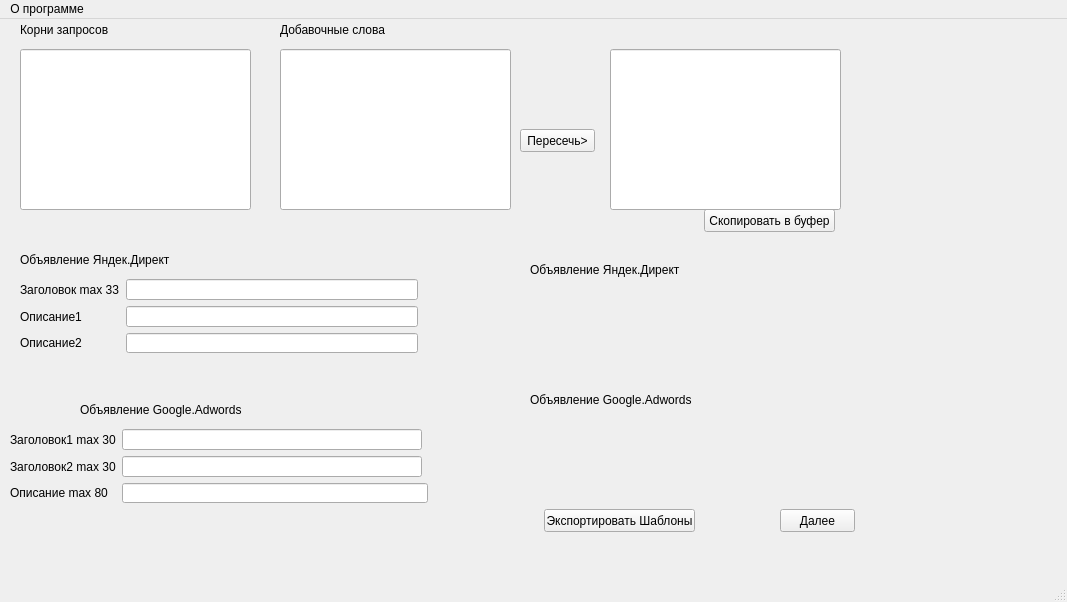
<?xml version="1.0" encoding="UTF-8"?>
<ui version="4.0">
 <class>MainWindow</class>
 <widget class="QMainWindow" name="MainWindow">
  <property name="geometry">
   <rect>
    <x>0</x>
    <y>0</y>
    <width>1067</width>
    <height>602</height>
   </rect>
  </property>
  <property name="windowTitle">
   <string>MainWindow</string>
  </property>
  <widget class="QWidget" name="centralwidget">
   <widget class="QPushButton" name="pushButton">
    <property name="geometry">
     <rect>
      <x>520</x>
      <y>110</y>
      <width>75</width>
      <height>23</height>
     </rect>
    </property>
    <property name="text">
     <string>Пересечь&gt;</string>
    </property>
   </widget>
   <widget class="QPushButton" name="pushButton_2">
    <property name="geometry">
     <rect>
      <x>704</x>
      <y>190</y>
      <width>131</width>
      <height>23</height>
     </rect>
    </property>
    <property name="text">
     <string>Скопировать в буфер</string>
    </property>
   </widget>
   <widget class="QLineEdit" name="lineEdit">
    <property name="geometry">
     <rect>
      <x>20</x>
      <y>30</y>
      <width>231</width>
      <height>161</height>
     </rect>
    </property>
   </widget>
   <widget class="QLineEdit" name="lineEdit_2">
    <property name="geometry">
     <rect>
      <x>280</x>
      <y>30</y>
      <width>231</width>
      <height>161</height>
     </rect>
    </property>
   </widget>
   <widget class="QLineEdit" name="lineEdit_3">
    <property name="geometry">
     <rect>
      <x>610</x>
      <y>30</y>
      <width>231</width>
      <height>161</height>
     </rect>
    </property>
   </widget>
   <widget class="QLabel" name="label">
    <property name="geometry">
     <rect>
      <x>20</x>
      <y>230</y>
      <width>171</width>
      <height>21</height>
     </rect>
    </property>
    <property name="text">
     <string>Объявление Яндек.Директ</string>
    </property>
   </widget>
   <widget class="QLabel" name="label_3">
    <property name="geometry">
     <rect>
      <x>20</x>
      <y>0</y>
      <width>201</width>
      <height>21</height>
     </rect>
    </property>
    <property name="text">
     <string>Корни запросов</string>
    </property>
   </widget>
   <widget class="QLabel" name="label_4">
    <property name="geometry">
     <rect>
      <x>280</x>
      <y>0</y>
      <width>201</width>
      <height>21</height>
     </rect>
    </property>
    <property name="text">
     <string>Добавочные слова</string>
    </property>
   </widget>
   <widget class="QLabel" name="label_8">
    <property name="geometry">
     <rect>
      <x>530</x>
      <y>240</y>
      <width>171</width>
      <height>21</height>
     </rect>
    </property>
    <property name="text">
     <string>Объявление Яндек.Директ</string>
    </property>
   </widget>
   <widget class="QLabel" name="view_yd_title">
    <property name="geometry">
     <rect>
      <x>530</x>
      <y>260</y>
      <width>31</width>
      <height>21</height>
     </rect>
    </property>
    <property name="text">
     <string/>
    </property>
   </widget>
   <widget class="QLabel" name="view_yd_descript2">
    <property name="geometry">
     <rect>
      <x>530</x>
      <y>290</y>
      <width>31</width>
      <height>21</height>
     </rect>
    </property>
    <property name="text">
     <string/>
    </property>
   </widget>
   <widget class="QLabel" name="view_adw_descript">
    <property name="geometry">
     <rect>
      <x>520</x>
      <y>440</y>
      <width>31</width>
      <height>21</height>
     </rect>
    </property>
    <property name="text">
     <string/>
    </property>
   </widget>
   <widget class="QLabel" name="label_12">
    <property name="geometry">
     <rect>
      <x>80</x>
      <y>380</y>
      <width>171</width>
      <height>21</height>
     </rect>
    </property>
    <property name="text">
     <string>Объявление Google.Adwords</string>
    </property>
   </widget>
   <widget class="QLabel" name="label_13">
    <property name="geometry">
     <rect>
      <x>530</x>
      <y>370</y>
      <width>171</width>
      <height>21</height>
     </rect>
    </property>
    <property name="text">
     <string>Объявление Google.Adwords</string>
    </property>
   </widget>
   <widget class="QWidget" name="layoutWidget">
    <property name="geometry">
     <rect>
      <x>20</x>
      <y>260</y>
      <width>411</width>
      <height>74</height>
     </rect>
    </property>
    <layout class="QGridLayout" name="gridLayout">
     <item row="0" column="0">
      <widget class="QLabel" name="label_2">
       <property name="text">
        <string>Заголовок max 33</string>
       </property>
      </widget>
     </item>
     <item row="0" column="1">
      <widget class="QLineEdit" name="yd_title">
       <property name="maxLength">
        <number>33</number>
       </property>
      </widget>
     </item>
     <item row="0" column="2">
      <widget class="QLabel" name="yd_len_title">
       <property name="text">
        <string/>
       </property>
      </widget>
     </item>
     <item row="1" column="0">
      <widget class="QLabel" name="label_6">
       <property name="text">
        <string>Описание1</string>
       </property>
      </widget>
     </item>
     <item row="1" column="1">
      <widget class="QLineEdit" name="yd_descript1">
       <property name="maxLength">
        <number>56</number>
       </property>
      </widget>
     </item>
     <item row="1" column="2">
      <widget class="QLabel" name="yd_len_descript1">
       <property name="text">
        <string/>
       </property>
      </widget>
     </item>
     <item row="2" column="0">
      <widget class="QLabel" name="label_7">
       <property name="text">
        <string>Описание2</string>
       </property>
      </widget>
     </item>
     <item row="2" column="1">
      <widget class="QLineEdit" name="yd_descript2">
       <property name="maxLength">
        <number>75</number>
       </property>
      </widget>
     </item>
     <item row="2" column="2">
      <widget class="QLabel" name="yd_len_descript2">
       <property name="text">
        <string/>
       </property>
      </widget>
     </item>
    </layout>
   </widget>
   <widget class="QWidget" name="layoutWidget">
    <property name="geometry">
     <rect>
      <x>10</x>
      <y>410</y>
      <width>431</width>
      <height>74</height>
     </rect>
    </property>
    <layout class="QGridLayout" name="gridLayout_2">
     <item row="0" column="0">
      <widget class="QLabel" name="label_14">
       <property name="text">
        <string>Заголовок1 max 30</string>
       </property>
      </widget>
     </item>
     <item row="0" column="1">
      <widget class="QLineEdit" name="adw_title1">
       <property name="maxLength">
        <number>30</number>
       </property>
      </widget>
     </item>
     <item row="0" column="2" colspan="2">
      <widget class="QLabel" name="adw_len_title1">
       <property name="text">
        <string/>
       </property>
      </widget>
     </item>
     <item row="1" column="0">
      <widget class="QLabel" name="label_11">
       <property name="text">
        <string>Заголовок2 max 30</string>
       </property>
      </widget>
     </item>
     <item row="1" column="1">
      <widget class="QLineEdit" name="adw_title2">
       <property name="maxLength">
        <number>30</number>
       </property>
      </widget>
     </item>
     <item row="1" column="2" colspan="2">
      <widget class="QLabel" name="adw_len_title2">
       <property name="text">
        <string/>
       </property>
      </widget>
     </item>
     <item row="2" column="0">
      <widget class="QLabel" name="label_10">
       <property name="text">
        <string>Описание max 80</string>
       </property>
      </widget>
     </item>
     <item row="2" column="1" colspan="2">
      <widget class="QLineEdit" name="adw_descript">
       <property name="maxLength">
        <number>80</number>
       </property>
      </widget>
     </item>
     <item row="2" column="3">
      <widget class="QLabel" name="adw_len_descript">
       <property name="text">
        <string/>
       </property>
      </widget>
     </item>
    </layout>
   </widget>
   <widget class="QPushButton" name="pushButton_3">
    <property name="geometry">
     <rect>
      <x>780</x>
      <y>490</y>
      <width>75</width>
      <height>23</height>
     </rect>
    </property>
    <property name="text">
     <string>Далее</string>
    </property>
   </widget>
   <widget class="QPushButton" name="pushButton_4">
    <property name="geometry">
     <rect>
      <x>544</x>
      <y>490</y>
      <width>151</width>
      <height>23</height>
     </rect>
    </property>
    <property name="text">
     <string>Экспортировать Шаблоны</string>
    </property>
   </widget>
   <widget class="QLabel" name="view_adw_title">
    <property name="geometry">
     <rect>
      <x>520</x>
      <y>410</y>
      <width>51</width>
      <height>20</height>
     </rect>
    </property>
    <property name="text">
     <string/>
    </property>
   </widget>
   <zorder>layoutWidget</zorder>
   <zorder>layoutWidget</zorder>
   <zorder>pushButton</zorder>
   <zorder>pushButton_2</zorder>
   <zorder>lineEdit</zorder>
   <zorder>lineEdit_2</zorder>
   <zorder>lineEdit_3</zorder>
   <zorder>label</zorder>
   <zorder>label_3</zorder>
   <zorder>label_4</zorder>
   <zorder>label_8</zorder>
   <zorder>view_yd_title</zorder>
   <zorder>view_yd_descript2</zorder>
   <zorder>view_adw_descript</zorder>
   <zorder>label_12</zorder>
   <zorder>label_13</zorder>
   <zorder>pushButton_3</zorder>
   <zorder>pushButton_4</zorder>
   <zorder>view_adw_title</zorder>
  </widget>
  <widget class="QMenuBar" name="menubar">
   <property name="geometry">
    <rect>
     <x>0</x>
     <y>0</y>
     <width>1067</width>
     <height>21</height>
    </rect>
   </property>
   <widget class="QMenu" name="menu">
    <property name="title">
     <string>О программе</string>
    </property>
   </widget>
   <addaction name="menu"/>
  </widget>
  <widget class="QStatusBar" name="statusbar"/>
 </widget>
 <resources/>
 <connections/>
</ui>
